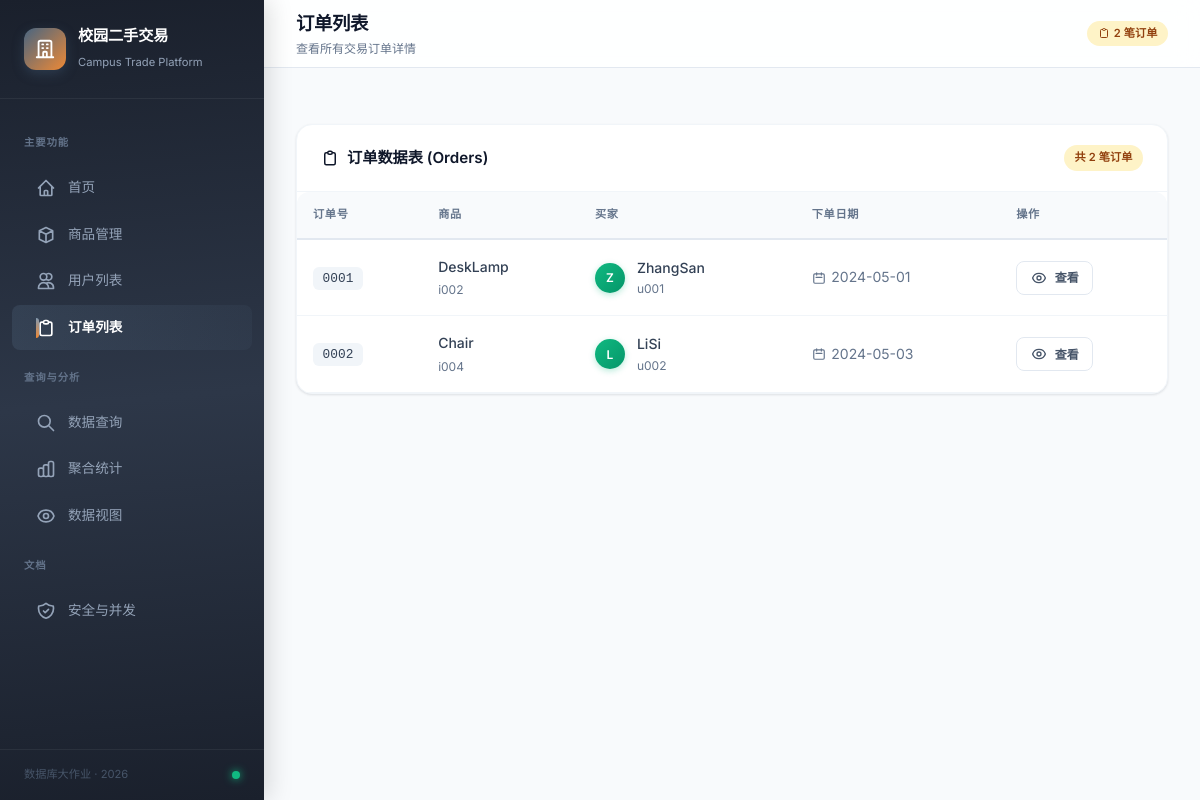
The page /orders on the database its author committed.
### tables this page shows
CREATE TABLE orders (
            order_id     TEXT PRIMARY KEY,
            item_id      TEXT NOT NULL UNIQUE,
            buyer_id     TEXT NOT NULL,
            order_date   TEXT NOT NULL,
            FOREIGN KEY (item_id) REFERENCES item(item_id),
            FOREIGN KEY (buyer_id) REFERENCES user(user_id)
        );

CREATE TABLE item (
            item_id    TEXT PRIMARY KEY,
            item_name  TEXT NOT NULL,
            category   TEXT NOT NULL,
            price      REAL NOT NULL CHECK(price > 0),
            status     INTEGER NOT NULL DEFAULT 0 CHECK(status IN (0, 1)),
            seller_id  TEXT NOT NULL,
            list_date  TEXT NOT NULL,
            FOREIGN KEY (seller_id) REFERENCES user(user_id)
        );

CREATE TABLE user (
            user_id   TEXT PRIMARY KEY,
            user_name TEXT NOT NULL,
            phone     TEXT NOT NULL
        );

### app.py (the view)
@app.route('/orders')
def orders():
    conn = get_db()
    rows = conn.execute('''
        SELECT o.*, i.item_name, u.user_name AS buyer_name
        FROM orders o
        LEFT JOIN item i ON o.item_id = i.item_id
        LEFT JOIN user u ON o.buyer_id = u.user_id
        ORDER BY o.order_id
    ''').fetchall()
    conn.close()
    return render_template('orders.html', orders=rows)

### db.py (called while the page is built)
def get_db():
    conn = sqlite3.connect(DB_PATH)
    conn.row_factory = sqlite3.Row
    conn.execute("PRAGMA foreign_keys = ON")
    return conn

### templates/orders.html (shortened to what this page needs)
{% extends "base.html" %}
{% block page_title %}订单列表{% endblock %}
{% block page_desc %}查看所有交易订单详情{% endblock %}
{% block topbar_actions %}
<span class="badge badge-warning">
    <svg fill="none" stroke="currentColor" viewBox="0 0 24 24" width="12" height="12"><path stroke-linecap="round" stroke-linejoin="round" stroke-width="2" d="M9 5H7a2 2 0 00-2 2v12a2 2 0 002 2h10a2 2 0 002-2V7a2 2 0 00-2-2h-2M9 5a2 2 0 002 2h2a2 2 0 002-2M9 5a2 2 0 012-2h2a2 2 0 012 2"></path></svg>
    {{ orders|length }} 笔订单
</span>
{% endblock %}
{% block content %}
<div class="card">
    <div class="card-header">
        <h3>
            <svg fill="none" stroke="currentColor" viewBox="0 0 24 24" width="18" height="18"><path stroke-linecap="round" stroke-linejoin="round" stroke-width="2" d="M9 5H7a2 2 0 00-2 2v12a2 2 0 002 2h10a2 2 0 002-2V7a2 2 0 00-2-2h-2M9 5a2 2 0 002 2h2a2 2 0 002-2M9 5a2 2 0 012-2h2a2 2 0 012 2"></path></svg>
            订单数据表 (Orders)
        </h3>
        <span class="badge badge-warning">共 {{ orders|length }} 笔订单</span>
    </div>
    <div class="card-body" style="padding:0;">
        <div class="table-container">
            <table class="data-table">
                <thead>
                    <tr>
                        <th>订单号</th><th>商品</th>
                        <th>买家</th><th>下单日期</th><th>操作</th>
                    </tr>
                </thead>
                <tbody>
                {% for o in orders %}
                    <tr>
                        <td><code style="background:var(--gray-100);padding:0.25rem 0.6rem;border-radius:6px;font-size:0.8rem;font-weight:500;">{{ o.order_id }}</code></td>
                        <td>
                            <div style="font-weight:500;">{{ o.item_name }}</div>
                            <div style="font-size:0.75rem;color:var(--gray-500);margin-top:2px;">{{ o.item_id }}</div>
                        </td>
                        <td>
                            <div style="display:flex;align-items:center;gap:0.75rem;">
                                <div style="width:30px;height:30px;border-radius:50%;background:linear-gradient(135deg,var(--success-500),var(--success-600));color:#fff;display:flex;align-items:center;justify-content:center;font-size:0.75rem;font-weight:600;box-shadow:0 2px 6px rgba(16,185,129,0.3);">{{ o.buyer_name[:1] }}</div>
                                <div>
                                    <div style="font-weight:500;">{{ o.buyer_name }}</div>
                                    <div style="font-size:0.75rem;color:var(--gray-500);">{{ o.buyer_id }}</div>
                                </div>
                            </div>
                        </td>
                        <td>
                            <span style="display:flex;align-items:center;gap:0.35rem;color:var(--gray-500);">
                                <svg fill="none" stroke="currentColor" viewBox="0 0 24 24" width="14" height="14"><path stroke-linecap="round" stroke-linejoin="round" stroke-width="2" d="M8 7V3m8 4V3m-9 8h10M5 21h14a2 2 0 002-2V7a2 2 0 00-2-2H5a2 2 0 00-2 2v12a2 2 0 002 2z"></path></svg>
                                {{ o.order_date }}
                            </span>
                        </td>
                        <td>
                            <a href="/purchase/{{ o.item_id }}" class="btn btn-ghost btn-sm">
                                查看
                            </a>
                        </td>
                    </tr>
                {% endfor %}
                </tbody>
            </table>
        </div>
    </div>
</div>
{% endblock %}

### rows shown on the page
orders: order_id "0001", item_name "DeskLamp", item_id "i002", user_name "Z", buyer_name "ZhangSan", buyer_id "u001", order_date "2024-05-01"
orders: order_id "0002", item_name "Chair", item_id "i004", user_name "L", buyer_name "LiSi", buyer_id "u002", order_date "2024-05-03"

### other values the page prints
{{ orders|length }} "2"
